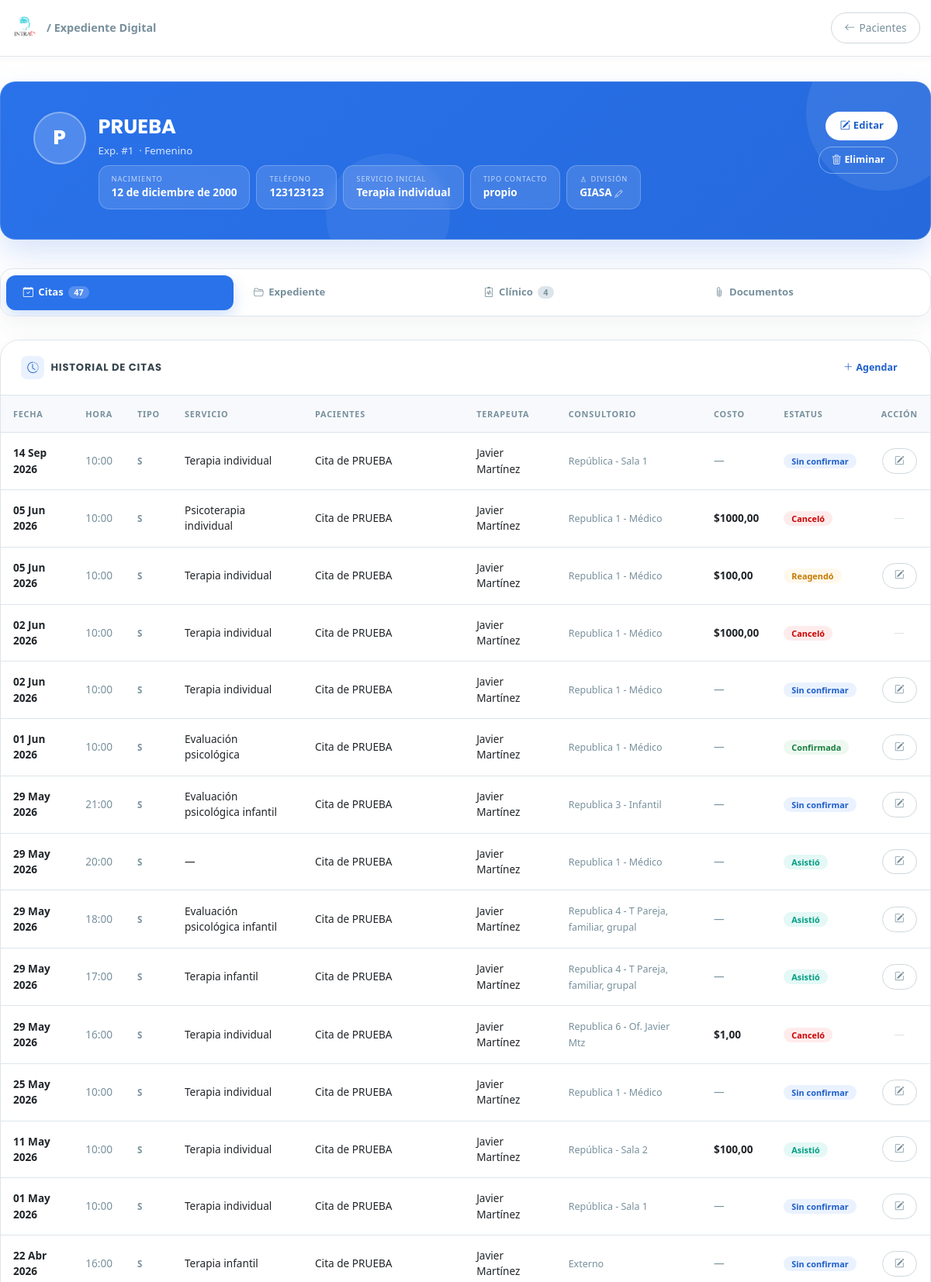
/pacientes/1/ (upper part), run on the app's committed database.
### clinica/models.py (models this page shows, shortened)
class Paciente(models.Model):
    TIPO_CONTACTO_CHOICES = [
        ('propio', 'Propio'),
        ('madre', 'Madre'),
        ('padre', 'Padre'),
        ('pareja', 'Pareja'),
        ('otro', 'Otro'),
    ]
    SEXO_CHOICES = [
        ('Femenino', 'Femenino'),
        ('Masculino', 'Masculino'),
    ]
    usuario = models.OneToOneField(User, on_delete=models.SET_NULL, null=True, blank=True, related_name='perfil_paciente')
    nombre = models.CharField(max_length=200, verbose_name="Nombre Completo")
    fecha_nacimiento = models.DateField(verbose_name="Fecha de Nacimiento")
    nombre_normalizado = models.CharField(max_length=200, blank=True, editable=False)
    sexo = models.CharField(
        max_length=20,
        choices=SEXO_CHOICES,
        default='Femenino',
        verbose_name="Sexo"
    )
    telefono = models.CharField(max_length=20, verbose_name="Teléfono (WhatsApp)")
    identidad_contacto = models.CharField(max_length=20, choices=TIPO_CONTACTO_CHOICES, default='propio')
    servicio_inicial = models.ForeignKey('Servicio', on_delete=models.SET_NULL, null=True, verbose_name="Servicio Inicial")
    consentimiento_firmado = models.FileField(upload_to='documentos/', blank=True, null=True)
    estudio_socioeconomico = models.FileField(upload_to='documentos/', blank=True, null=True)
    apertura_expediente = models.FileField(upload_to='documentos/', blank=True, null=True)
    resumen_clinico = models.TextField(blank=True, null=True)
    empresa = models.ForeignKey(
        'Empresa', on_delete=models.SET_NULL, null=True, blank=True,
        related_name='pacientes'
    )
    division = models.ForeignKey(
        'Division', on_delete=models.SET_NULL, null=True, blank=True,
        related_name='pacientes', verbose_name='División'
    )
    pacientes_relacionados = models.ManyToManyField('self', blank=True, symmetrical=True)
    enlace_resultados = models.URLField(blank=True, null=True)
    fecha_registro = models.DateTimeField(auto_now_add=True)
    class Meta:
        verbose_name = "Paciente"
        verbose_name_plural = "Pacientes"

class Servicio(models.Model):
    nombre = models.CharField(max_length=100)
    precio = models.DecimalField(
        max_digits=10, decimal_places=2, null=True, blank=True,
        verbose_name="Precio estándar",
        help_text="Precio público del servicio. Se usa para calcular penalizaciones por inasistencia."
    )
    def __str__(self):
        return self.nombre

class Division(models.Model):
    nombre = models.CharField(max_length=100)
    def __str__(self):
        return self.nombre

class Cita(models.Model):
    ESTATUS_CONFIRMADA = 'confirmada'
    ESTATUS_SIN_CONFIRMAR = 'sin_confirmar'
    ESTATUS_REAGENDO = 'reagendo'
    ESTATUS_CANCELO = 'cancelo'
    ESTATUS_SI_ASISTIO = 'si_asistio'
    ESTATUS_NO_ASISTIO = 'no_asistio'
    ESTATUS_INCIDENCIA = 'incidencia'
    ESTATUS_CHOICES = [
        (ESTATUS_CONFIRMADA, 'Confirmada'),
        (ESTATUS_SIN_CONFIRMAR, 'Sin confirmar'),
        (ESTATUS_REAGENDO, 'Reagendo'),
        (ESTATUS_CANCELO, 'Cancelo'),
        (ESTATUS_SI_ASISTIO, 'Si asistio'),
        (ESTATUS_NO_ASISTIO, 'No asistio'),
        (ESTATUS_INCIDENCIA, 'Incidencia'),
    ]
    ESTATUS_ACTIVOS = (
        ESTATUS_CONFIRMADA,
        ESTATUS_SIN_CONFIRMAR,
        ESTATUS_INCIDENCIA,
    )
    TIPO_NUEVO = 'N'
    TIPO_REFERIDO = 'R'
    TIPO_SEGUIMIENTO = 'S'
    TIPO_CRISIS = 'C'
    TIPO_PACIENTE_CHOICES = [
        (TIPO_NUEVO, 'Nuevo'),
        (TIPO_REFERIDO, 'Referido'),
        (TIPO_SEGUIMIENTO, 'Seguimiento'),
        (TIPO_CRISIS, 'Crisis'),
    ]
    PAGO_CHOICES = [
        ('Terminal', 'Terminal'),
        ('Transferencia', 'Transferencia'),
        ('Efectivo', 'Efectivo'),
        ('Pase', 'Pase'),
    ]
    paciente = models.ForeignKey(Paciente, on_delete=models.CASCADE, related_name='citas')
    pacientes_adicionales = models.ManyToManyField(
        Paciente,
        blank=True,
        related_name='citas_como_adicional',
    )
    expediente_grupal = models.ForeignKey(
        'ExpedienteGrupal',
        on_delete=models.SET_NULL,
        null=True,
        blank=True,
        related_name='citas',
    )
    fecha = models.DateField()
    hora = models.TimeField()
    tipo_paciente = models.CharField(
        max_length=1,
        choices=TIPO_PACIENTE_CHOICES,
        default=TIPO_SEGUIMIENTO,
    )
    division = models.ForeignKey(Division, on_delete=models.SET_NULL, null=True)
    consultorio = models.ForeignKey(Consultorio, on_delete=models.SET_NULL, null=True)
    servicio = models.ForeignKey(Servicio, on_delete=models.SET_NULL, null=True)
    terapeuta = models.ForeignKey(Terapeuta, on_delete=models.SET_NULL, null=True)
    costo = models.DecimalField(max_digits=10, decimal_places=2, null=True, blank=True)
    metodo_pago = models.CharField(
        max_length=50,
        choices=PAGO_CHOICES,
        null=True,
        blank=True,
    )
    estatus = models.CharField(
        max_length=20,
        choices=ESTATUS_CHOICES,
        default=ESTATUS_SIN_CONFIRMAR,
    )
    folio_fiscal = models.CharField(max_length=100, blank=True, null=True)
    notas = models.TextField(blank=True, null=True)
    sin_bono = models.BooleanField(
        default=False,
        help_text="Si True, la cita se paga al terapeuta pero no suma para el cálculo de bonos adicionales.",
    )
    tiene_descuento = models.BooleanField(
        null=True, blank=True,
        help_text="Indica si el paciente tiene descuento / estudio socioeconómico activo al momento de la cita."
    )
    def pacientes_display_natural(self):
        nombres = [self.paciente.nombre] if self.paciente_id else []
        nombres.extend(list(self.pacientes_adicionales.values_list('nombre', flat=True)))
        if not nombres:
            return ""
        if len(nombres) == 1:
            return nombres[0]
        if len(nombres) == 2:
            return f"{nombres[0]} y {nombres[1]}"
        return f"{', '.join(nombres[:-1])} y {nombres[-1]}"
    def titulo_cita(self):
        pacientes = self.pacientes_display_natural()
        return f"Cita de {pacientes}" if pacientes else "Cita"
    class Meta:
        verbose_name = "Cita"
        verbose_name_plural = "Citas"
        ordering = ['-fecha', '-hora']

class Terapeuta(models.Model):
    usuario = models.OneToOneField(User, on_delete=models.SET_NULL, null=True, blank=True, related_name='perfil_terapeuta')
    nombre = models.CharField(max_length=100)
    activo = models.BooleanField(default=True)
    def __str__(self):
        return self.nombre

class Consultorio(models.Model):
    SEDE_CHOICES = [
        ('republica',      'República'),
        ('morelos',        'Morelos'),
        ('colinas',        'Colinas'),
        ('trabajo_social', 'Trabajo Social'),
        ('zoom',           'Zoom / Online'),
        ('externo',        'Externo'),
    ]
    nombre = models.CharField(max_length=100)
    sede   = models.CharField(max_length=20, choices=SEDE_CHOICES, null=True, blank=True)
    activo = models.BooleanField(default=False)
    def __str__(self):
        return self.nombre

### clinica/views.py (the view)
# urls.py: path('pacientes/<int:paciente_id>/', clinica_views.detalle_paciente, name='detalle_paciente'),
def detalle_paciente(request, paciente_id):
    paciente = get_object_or_404(Paciente, id=paciente_id)
    can_subir_documentos = request.user.is_authenticated and request.user.is_superuser
    if request.method == 'POST':
        if not can_subir_documentos:
            messages.error(request, 'Solo un superusuario puede subir documentos al expediente.')
            return redirect('detalle_paciente', paciente_id=paciente.id)
        form_documento = DocumentoPacienteForm(request.POST, request.FILES)
        if form_documento.is_valid():
            archivo = request.FILES['archivo']
            documento = form_documento.save(commit=False)
            documento.paciente = paciente
            documento.subido_por = request.user
            documento.nombre_archivo = archivo.name
            documento.tipo_mime = archivo.content_type
            documento.contenido = archivo.read()
            documento.save()
            messages.success(request, 'Documento agregado correctamente.')
            return redirect('detalle_paciente', paciente_id=paciente.id)
        messages.error(request, 'Revisa el archivo y los datos del documento.')
    else:
        form_documento = DocumentoPacienteForm()
    historial = Cita.objects.filter(
        Q(paciente=paciente) | Q(pacientes_adicionales=paciente)
    ).distinct().order_by('-fecha', '-hora')
    terapeutas_previos = set(cita.terapeuta for cita in historial if cita.terapeuta)
    notas_historial = NotaTerapeutaPaciente.objects.filter(
        paciente=paciente
    ).select_related('terapeuta').order_by('-creado_en')
    documentos_historial = DocumentoPaciente.objects.filter(
        paciente=paciente
    ).select_related('terapeuta', 'subido_por').order_by('-creado_en')
    reportes_historial = ReporteSesion.objects.filter(
        paciente=paciente
    ).select_related('terapeuta').order_by('-fecha', '-creado_en')
    apertura = getattr(paciente, 'apertura_expediente_obj', None)
    context = {
        'paciente': paciente,
        'historial': historial,
        'terapeutas_previos': terapeutas_previos,
        'notas_historial': notas_historial,
        'documentos_historial': documentos_historial,
        'reportes_historial': reportes_historial,
        'apertura': apertura,
        'form_documento': form_documento,
        'can_subir_documentos': can_subir_documentos,
        'divisiones': Division.objects.all().order_by('nombre'),
    }
    return render(request, 'clinica/detalle_paciente.html', context)

### clinica/models.py (called while the page is built)
    @property
    def autor_display(self):
        return self.terapeuta.nombre if self.terapeuta_id else 'Sin terapeuta'

### clinica/templates/clinica/detalle_paciente.html (shortened to what this page needs)
{% load static %}
<!DOCTYPE html>
<html lang="es">
<head>
  <link href="https://cdn.jsdelivr.net/npm/bootstrap@5.3.0/dist/css/bootstrap.min.css" rel="stylesheet">
  <link rel="stylesheet" href="https://cdn.jsdelivr.net/npm/bootstrap-icons@1.11.3/font/bootstrap-icons.css">
</head>
<body>
<nav class="top-nav">
  <a href="{% url 'home' %}" class="top-nav-brand">
    <img src="{% static 'clinica/images/logo.png' %}" alt="INTRA">
    <span>/ Expediente Digital</span>
  </a>
  <a href="{% url 'lista_pacientes' %}" class="btn-nav-back">
    <i class="bi bi-arrow-left"></i>Pacientes
  </a>
</nav>
<div class="page">
  <div class="hero">
    <div class="d-flex align-items-start gap-3 position-relative" style="z-index:1;">
      <div class="hero-avatar">{{ paciente.nombre|slice:":1" }}</div>
      <div style="flex:1;min-width:0;">
        <div class="hero-name">{{ paciente.nombre }}</div>
        <div class="hero-sub">
          Exp. #{{ paciente.id }}
          {% if paciente.sexo %}&nbsp;·&nbsp;{{ paciente.sexo }}{% endif %}
        </div>
        <div class="d-flex flex-wrap gap-2 mt-2">
          <div class="stat-pill">
            <div class="sp-lbl">Nacimiento</div>
            <div class="sp-val">{{ paciente.fecha_nacimiento }}</div>
          </div>
          <div class="stat-pill">
            <div class="sp-lbl">Teléfono</div>
            <div class="sp-val">{{ paciente.telefono }}</div>
          </div>
          {% if paciente.servicio_inicial %}
          <div class="stat-pill">
            <div class="sp-lbl">Servicio inicial</div>
            <div class="sp-val">{{ paciente.servicio_inicial }}</div>
          </div>
          {% endif %}
          {% if paciente.identidad_contacto %}
          <div class="stat-pill">
            <div class="sp-lbl">Tipo contacto</div>
            <div class="sp-val">{{ paciente.identidad_contacto }}</div>
          </div>
          {% endif %}
          {% if paciente.division %}
          <div class="stat-pill" id="div-pill-show" style="cursor:pointer;" title="Cambiar división" onclick="toggleDivForm()">
            <div class="sp-lbl"><i class="bi bi-diagram-2 me-1"></i>División</div>
            <div class="sp-val">{{ paciente.division }} <i class="bi bi-pencil" style="font-size:.65rem;opacity:.7;"></i></div>
          </div>
          {% endif %}
        </div>
      </div>
      <div class="hero-actions flex-shrink-0">
        <a href="{% url 'editar_paciente' paciente.id %}" class="btn-hero-primary">
          <i class="bi bi-pencil-square me-1"></i>Editar
        </a>
        <button class="btn-hero-danger" data-bs-toggle="modal" data-bs-target="#modalEliminar">
          <i class="bi bi-trash3 me-1"></i>Eliminar
        </button>
      </div>
    </div>
  </div>
  <div class="tab-nav" role="tablist">
    <button class="active" onclick="switchTab('citas',this)" role="tab">
      <i class="bi bi-calendar-check"></i>Citas
      <span class="tab-badge">{{ historial|length }}</span>
    </button>
    <button onclick="switchTab('expediente',this)" role="tab">
      <i class="bi bi-folder2-open"></i>Expediente
    </button>
    <button onclick="switchTab('clinico',this)" role="tab">
      <i class="bi bi-clipboard2-pulse"></i>Clínico
      {% if reportes_historial %}<span class="tab-badge">{{ reportes_historial|length }}</span>{% endif %}
    </button>
    <button onclick="switchTab('documentos',this)" role="tab">
      <i class="bi bi-paperclip"></i>Documentos
    </button>
  </div>
  <div id="tab-citas" class="tab-panel active">
    <div class="xcard">
      <div class="xcard-hd">
        <div class="d-flex align-items-center gap-2">
          <div class="xcard-icon"><i class="bi bi-clock-history"></i></div>
          <span class="xcard-title">Historial de Citas</span>
        </div>
        <a href="{% url 'crear_cita' %}?paciente={{ paciente.id }}" class="btn-hero-primary" style="padding:.38rem 1rem;font-size:.78rem;">
          <i class="bi bi-plus-lg me-1"></i>Agendar
        </a>
      </div>
      <div class="table-responsive">
        <table class="citas-table">
          <thead>
            <tr>
              <th>Fecha</th>
              <th>Hora</th>
              <th>Tipo</th>
              <th>Servicio</th>
              <th>Pacientes</th>
              <th>Terapeuta</th>
              <th>Consultorio</th>
              <th>Costo</th>
              <th>Estatus</th>
              <th style="text-align:center;">Acción</th>
            </tr>
          </thead>
          <tbody>
            {% for cita in historial %}
            <tr>
              <td style="font-weight:600;">{{ cita.fecha|date:"d M Y" }}</td>
              <td style="color:var(--muted);">{{ cita.hora|time:"H:i" }}</td>
              <td><span style="font-size:.72rem;font-weight:700;color:var(--muted);">{{ cita.tipo_paciente|default:"—" }}</span></td>
              <td>{{ cita.servicio|default:"—" }}</td>
              <td>{{ cita.titulo_cita }}</td>
              <td>{{ cita.terapeuta|default:"—" }}</td>
              <td><span style="font-size:.78rem;color:var(--muted);">{{ cita.consultorio|default:"—" }}</span></td>
              <td>{% if cita.costo %}<span style="font-weight:600;">${{ cita.costo }}</span>{% else %}<span style="color:var(--muted);">—</span>{% endif %}</td>
              <td>
                {% if cita.estatus == 'confirmada' %}<span class="est est-confirmada">Confirmada</span>
                {% elif cita.estatus == 'sin_confirmar' %}<span class="est est-sin">Sin confirmar</span>
                {% elif cita.estatus == 'reagendo' %}<span class="est est-reagendo">Reagendó</span>
                {% elif cita.estatus == 'cancelo' %}<span class="est est-cancelo">Canceló</span>
                {% elif cita.estatus == 'si_asistio' %}<span class="est est-asistio">Asistió</span>
                {% elif cita.estatus == 'no_asistio' %}<span class="est est-no-asistio">No asistió</span>
                {% elif cita.estatus == 'incidencia' %}<span class="est est-incidencia">Incidencia</span>
                {% else %}<span class="est" style="background:#F2F4F8;color:var(--muted);">{{ cita.get_estatus_display }}</span>{% endif %}
              </td>
              <td style="text-align:center;">
                {% if cita.estatus != 'cancelo' and cita.estatus != 'no_asistio' %}
                <a href="{% url 'editar_cita' cita.id %}?next=paciente" class="btn-ghost" title="Editar cita">
                  <i class="bi bi-pencil-square"></i>
                </a>
                {% else %}
                <span style="color:var(--border);">—</span>
                {% endif %}
              </td>
            </tr>
            {% empty %}
            <tr><td colspan="10"><div class="empty"><i class="bi bi-calendar-x"></i>Sin citas registradas</div></td></tr>
            {% endfor %}
          </tbody>
        </table>
      </div>
    </div>
  </div>
</div>
</body>
</html>

### data on the page
Paciente: nombre "P", nombre "PRUEBA", id "1", sexo "Femenino", fecha_nacimiento "12 de diciembre de 2000", telefono "123123123", servicio_inicial "Terapia individual", identidad_contacto "propio", division "GIASA"
Cita: fecha "14 Sep 2026", hora "10:00", tipo_paciente "S", servicio "Terapia individual", titulo_cita "Cita de PRUEBA", terapeuta "Javier Martínez", consultorio "República - Sala 1", estatus "Sin confirmar"
Cita: fecha "05 Jun 2026", hora "10:00", tipo_paciente "S", servicio "Psicoterapia individual", titulo_cita "Cita de PRUEBA", terapeuta "Javier Martínez", consultorio "Republica 1 - Médico", costo "1000,00", estatus "Canceló"
Cita: fecha "05 Jun 2026", hora "10:00", tipo_paciente "S", servicio "Terapia individual", titulo_cita "Cita de PRUEBA", terapeuta "Javier Martínez", consultorio "Republica 1 - Médico", costo "100,00", estatus "Reagendó"
Cita: fecha "02 Jun 2026", hora "10:00", tipo_paciente "S", servicio "Terapia individual", titulo_cita "Cita de PRUEBA", terapeuta "Javier Martínez", consultorio "Republica 1 - Médico", costo "1000,00", estatus "Canceló"
Cita: fecha "02 Jun 2026", hora "10:00", tipo_paciente "S", servicio "Terapia individual", titulo_cita "Cita de PRUEBA", terapeuta "Javier Martínez", consultorio "Republica 1 - Médico", estatus "Sin confirmar"
Cita: fecha "01 Jun 2026", hora "10:00", tipo_paciente "S", servicio "Evaluación psicológica", titulo_cita "Cita de PRUEBA", terapeuta "Javier Martínez", consultorio "Republica 1 - Médico", estatus "Confirmada"
Cita: fecha "29 May 2026", hora "21:00", tipo_paciente "S", servicio "Evaluación psicológica infantil", titulo_cita "Cita de PRUEBA", terapeuta "Javier Martínez", consultorio "Republica 3 - Infantil", estatus "Sin confirmar"
Cita: fecha "29 May 2026", hora "20:00", tipo_paciente "S", servicio "—", titulo_cita "Cita de PRUEBA", terapeuta "Javier Martínez", consultorio "Republica 1 - Médico", estatus "Asistió"
Cita: fecha "29 May 2026", hora "18:00", tipo_paciente "S", servicio "Evaluación psicológica infantil", titulo_cita "Cita de PRUEBA", terapeuta "Javier Martínez", consultorio "Republica 4 - T Pareja, familiar, grupal", estatus "Asistió"
Cita: fecha "29 May 2026", hora "17:00", tipo_paciente "S", servicio "Terapia infantil", titulo_cita "Cita de PRUEBA", terapeuta "Javier Martínez", consultorio "Republica 4 - T Pareja, familiar, grupal", estatus "Asistió"
Cita: fecha "29 May 2026", hora "16:00", tipo_paciente "S", servicio "Terapia individual", titulo_cita "Cita de PRUEBA", terapeuta "Javier Martínez", consultorio "Republica 6 - Of. Javier Mtz", costo "1,00", estatus "Canceló"
Cita: fecha "25 May 2026", hora "10:00", tipo_paciente "S", servicio "Terapia individual", titulo_cita "Cita de PRUEBA", terapeuta "Javier Martínez", consultorio "Republica 1 - Médico", estatus "Sin confirmar"
Cita: fecha "11 May 2026", hora "10:00", tipo_paciente "S", servicio "Terapia individual", titulo_cita "Cita de PRUEBA", terapeuta "Javier Martínez", consultorio "República - Sala 2", costo "100,00", estatus "Asistió"
Cita: fecha "01 May 2026", hora "10:00", tipo_paciente "S", servicio "Terapia individual", titulo_cita "Cita de PRUEBA", terapeuta "Javier Martínez", consultorio "República - Sala 1", estatus "Sin confirmar"
Cita: fecha "22 Abr 2026", hora "16:00", tipo_paciente "S", servicio "Terapia infantil", titulo_cita "Cita de PRUEBA", terapeuta "Javier Martínez", consultorio "Externo", estatus "Sin confirmar"

### other printed values
{{ historial|length }} "47"
{{ reportes_historial|length }} "4"
